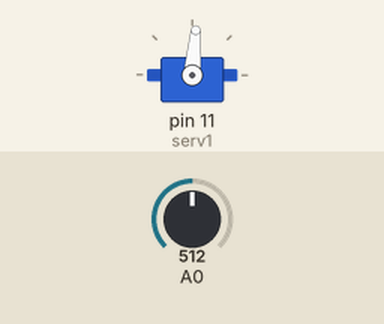
Recording of a sketch running on a simulated Arduino Uno, built with avr-gcc and run on an emulated ATmega328P. Shown: servo. Inputs (shaded band) come from the test bench; at power-on: A0 = 512.

Above: at 1.2 s.
1.3 s: A0 set to 716
At 2.3 s:
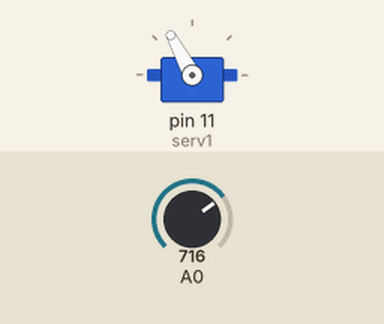
2.8 s: A0 set to 900
At 3.4 s:
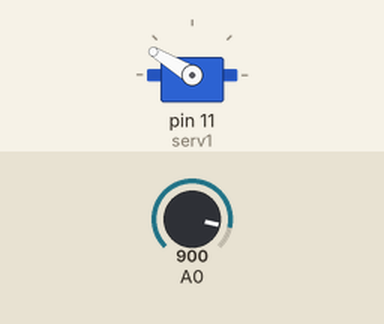
4.3 s: A0 set to 1023
At 4.6 s:
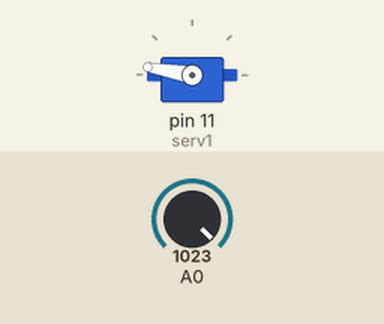
5.8 s: A0 set to 306
At 6.9 s:
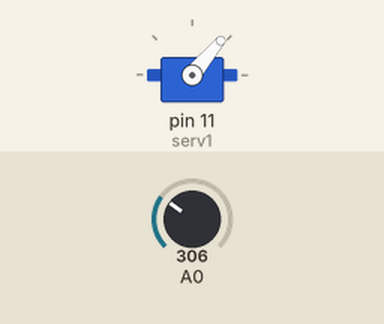
7.3 s: A0 set to 122
At 8.1 s:
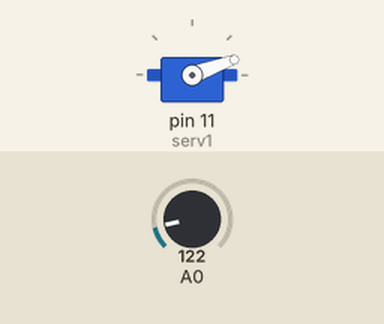
Timing chart, 0 to 9.8 s (numbered marks = the images above; inputs shaded):
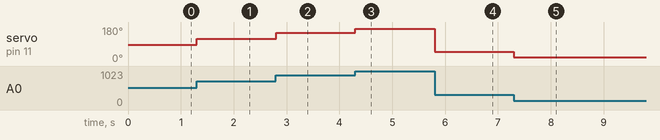

The sketch:

YPOK_19_1.ino
```cpp
// Урок 19 схема 1 (Следящий сервопривод)

#include <Servo.h> //подключение библиотеки для управления серводвигателем
Servo serv1; // создается программный объект серводвигателя serv1
int s1, angL1;  // создание переменных s1 и angL1

void setup()
{
  serv1.attach(11); // Объект серводвигателя serv1 подключается к выводу 11 контроллера
}

void loop()
{
  s1 = analogRead(A0);  // считывается значение напряжения в цифровом виде со входа А0 (сигнал от потенциометра)
angL1 = map(s1, 0, 1023, 0, 170); // напряжение со входа А0 преобразуется в углы поворота (из диапазона 0-1023 в диапазон 0-170)
serv1.write(angL1); //серводвигатель поворачивается на угол, полученый в результате преобразования с помощью функции map()
}
```

Measured:
- after the input at 1.3 s, servo on pin 11 (serv1): 85° → 118° at once
- after the input at 2.8 s, servo on pin 11 (serv1): 118° → 149° at once
- after the input at 4.3 s, servo on pin 11 (serv1): 149° → 170° at once
- after the input at 5.8 s, servo on pin 11 (serv1): 170° → 50° at once
- after the input at 7.3 s, servo on pin 11 (serv1): 50° → 20° at once
